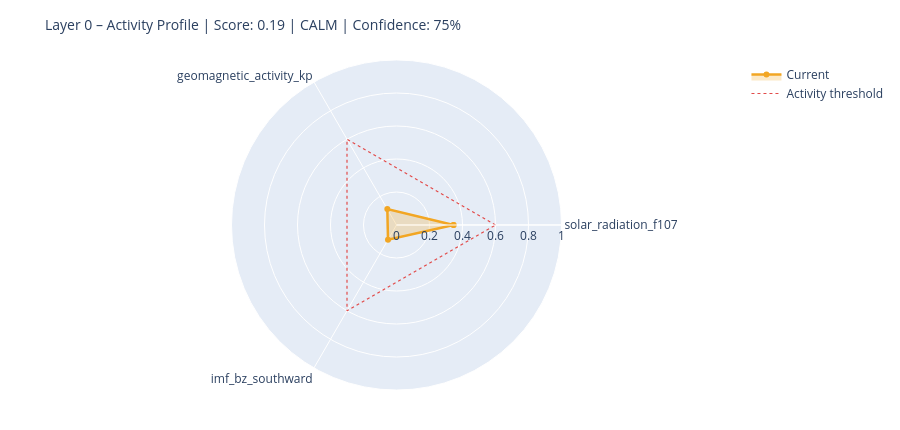

Notebook code cell kept with this figure:
### Markdown cell above
---
## 6. State Assessment & Handoff to Layer 1

### Code cell
# ============================================================
# STEP 1 – Collect raw values with source modes
# Mode: 'primary' | 'fallback_3h' | 'last_valid' | 'missing'
# ============================================================

def safe_last(df, col):
    if df is None or col not in df.columns: return None
    s = df[col].dropna()
    return float(s.iloc[-1]) if not s.empty else None

f107_now = safe_last(df_f107, 'f10.7')
bz_now   = safe_last(df_mag,  'bz_gsm')
kp_now   = safe_last(df_kp,   'kp')
sw_now   = safe_last(df_sw,   'speed')

source_modes = {
    'F10.7':    'primary'  if f107_now is not None else 'missing',
    'Kp':       'primary'  if kp_now   is not None else 'missing',
    'IMF_Bz':   'primary'  if bz_now   is not None else 'missing',
    'SW_speed': 'primary'  if sw_now   is not None else 'missing',
}

# Kp Fallback – 3h endpoint
if kp_now is None:
    try:
        r = requests.get(
            'https://services.swpc.noaa.gov/json/noaa-planetary-k-index.json',
            timeout=10)
        r.raise_for_status()
        fb = pd.DataFrame(r.json())
        tc = next((c for c in fb.columns if 'time' in c.lower()), fb.columns[0])
        kc = next((c for c in fb.columns if 'kp' in c.lower() and c != tc), None)
        if kc:
            fb[kc] = fb[kc].astype(str).str.extract(r'([0-9]+(?:\.[0-9]*)?)')[0]
            fb[kc] = pd.to_numeric(fb[kc], errors='coerce')
            fb = fb[fb[kc] >= 0].dropna(subset=[kc])
            if not fb.empty:
                kp_now = float(fb[kc].iloc[-1])
                source_modes['Kp'] = 'fallback_3h'
                print(f'  Kp fallback (3h): {kp_now:.1f}')
    except Exception as e:
        print(f'  Kp fallback failed: {e}')

# Solar Wind Fallback – last valid value
if sw_now is None and df_sw is not None and 'speed' in df_sw.columns:
    s = df_sw['speed'].dropna()
    if not s.empty:
        sw_now = float(s.iloc[-1])
        source_modes['SW_speed'] = 'last_valid'
        print(f'  SW fallback (last_valid): {sw_now:.0f} km/s')

print()
print('Source modes:', source_modes)

# ============================================================
# STEP 2 – Score from available components only
# ============================================================

def norm(v, lo, hi):
    if v is None: return None
    return max(0.0, min(1.0, (v - lo) / (hi - lo)))

COMPONENTS = {
    'solar_radiation_f107':    (f107_now, norm(f107_now, 60, 250)),
    'geomagnetic_activity_kp': (kp_now,   norm(kp_now,   0,   9)),
    'imf_bz_southward':        (bz_now,   norm(-(bz_now or 0) if bz_now else None, -5, 30)
                                           if bz_now is not None else None),
    'solar_wind_speed':        (sw_now,   norm(sw_now, 300, 800)),
}

available   = {k: v[1] for k, v in COMPONENTS.items() if v[1] is not None}
unavailable = [k for k, v in COMPONENTS.items() if v[1] is None]

layer0_score = round(sum(available.values()) / len(available), 4) if available else None
confidence   = round(len(available) / len(COMPONENTS), 2)

level = ('unknown'  if layer0_score is None
         else 'calm'     if layer0_score < 0.3
         else 'moderate' if layer0_score < 0.6
         else 'active')

# ============================================================
# STEP 3 – Dominant Driver
# ============================================================

def dominant_driver(kp, f107, bz, sw):
    candidates = []
    if kp   is not None and kp   >= 4:   candidates.append(('geomagnetic',    kp / 9))
    if sw   is not None and sw   >= 500:  candidates.append(('solar_wind',     sw / 800))
    if bz   is not None and bz   <= -5:   candidates.append(('imf_southward',  abs(bz) / 30))
    if f107 is not None and f107 >= 150:  candidates.append(('solar_radiation',f107 / 250))
    return max(candidates, key=lambda x: x[1])[0] if candidates else 'none'

driver = dominant_driver(kp_now, f107_now, bz_now, sw_now)

# ============================================================
# STEP 4 – Downstream expectations
# ============================================================

def downstream_expectation(driver, score, kp, bz, f107):
    exp = {
        'magnetosphere':        'calm',
        'ionosphere':           'calm',
        'schumann_resonance':   'unchanged',
        'lithosphere_currents': 'low',
    }
    if driver == 'geomagnetic' or (kp and kp >= 5):
        exp['magnetosphere']        = 'compressed / storm'
        exp['ionosphere']           = 'elevated disturbance (TEC variability)'
        exp['schumann_resonance']   = 'elevated amplitude possible'
        exp['lithosphere_currents'] = 'elevated induction currents'
    elif driver == 'imf_southward' or (bz and bz <= -5):
        exp['magnetosphere']        = 'energy coupling active'
        exp['ionosphere']           = 'elevated electron density possible'
        exp['schumann_resonance']   = 'slight modulation possible'
    elif driver == 'solar_radiation' or (f107 and f107 >= 150):
        exp['ionosphere']           = 'elevated ionization (F-layer)'
        exp['schumann_resonance']   = 'slightly elevated background activity'
    return exp

downstream = downstream_expectation(driver, layer0_score, kp_now, bz_now, f107_now)

# ============================================================
# CONSOLE OUTPUT
# ============================================================

W = 58
print('=' * W)
print('LAYER 0 – STATE ASSESSMENT')
print('=' * W)
for name, (raw_v, score_v) in COMPONENTS.items():
    if score_v is not None:
        bar = '█' * int(score_v * 20) + '░' * (20 - int(score_v * 20))
        print(f'  {name:<35}  {bar}  {score_v:.2f}')
    else:
        print(f'  {name:<35}  {"─" * 20}  n/a')
print('-' * W)
print(f'  Score ({len(available)}/{len(COMPONENTS)} components):  {layer0_score:.3f}')
print(f'  Confidence:         {confidence:.0%}')
print(f'  Level:              {level.upper()}')
print(f'  Dominant Driver:    {driver}')

# Radar chart
cats = list(available.keys())
vals = list(available.values())
if len(cats) >= 3:
    fig = go.Figure()
    fig.add_trace(go.Scatterpolar(
        r=vals + [vals[0]], theta=cats + [cats[0]],
        fill='toself', fillcolor='rgba(242,166,35,0.25)',
        line=dict(color='#F2A623', width=2.5), name='Current'
    ))
    fig.add_trace(go.Scatterpolar(
        r=[0.6] * (len(cats) + 1), theta=cats + [cats[0]],
        line=dict(color='#E24B4A', dash='dot', width=1.2),
        mode='lines', name='Activity threshold'
    ))
    fig.update_layout(
        title=dict(text=f'Layer 0 – Activity Profile | Score: {layer0_score:.2f} | {level.upper()} | Confidence: {confidence:.0%}',
                   font=dict(size=14)),
        polar=dict(radialaxis=dict(visible=True, range=[0, 1])),
        height=430, showlegend=True,
        margin=dict(l=60, r=60, t=60, b=40)
    )
    fig.show()

### Figure 1 — Plotly figure (JSON) as saved in the notebook; plotly's stock layout.template omitted (floating-point values rounded to 4 significant figures)
{"data": [{"fill": "toself", "fillcolor": "rgba(242,166,35,0.25)", "line": {"color": "#F2A623", "width": 2.5}, "name": "Current", "r": [0.3457, 0.1111, 0.1031, 0.3457], "theta": ["solar_radiation_f107", "geomagnetic_activity_kp", "imf_bz_southward", "solar_radiation_f107"], "type": "scatterpolar"}, {"line": {"color": "#E24B4A", "dash": "dot", "width": 1.2}, "mode": "lines", "name": "Activity threshold", "r": [0.6, 0.6, 0.6, 0.6], "theta": ["solar_radiation_f107", "geomagnetic_activity_kp", "imf_bz_southward", "solar_radiation_f107"], "type": "scatterpolar"}], "layout": {"height": 430, "margin": {"b": 40, "l": 60, "r": 60, "t": 60}, "polar": {"radialaxis": {"range": [0, 1], "visible": true}}, "showlegend": true, "title": {"font": {"size": 14}, "text": "Layer 0 – Activity Profile | Score: 0.19 | CALM | Confidence: 75%"}}}
